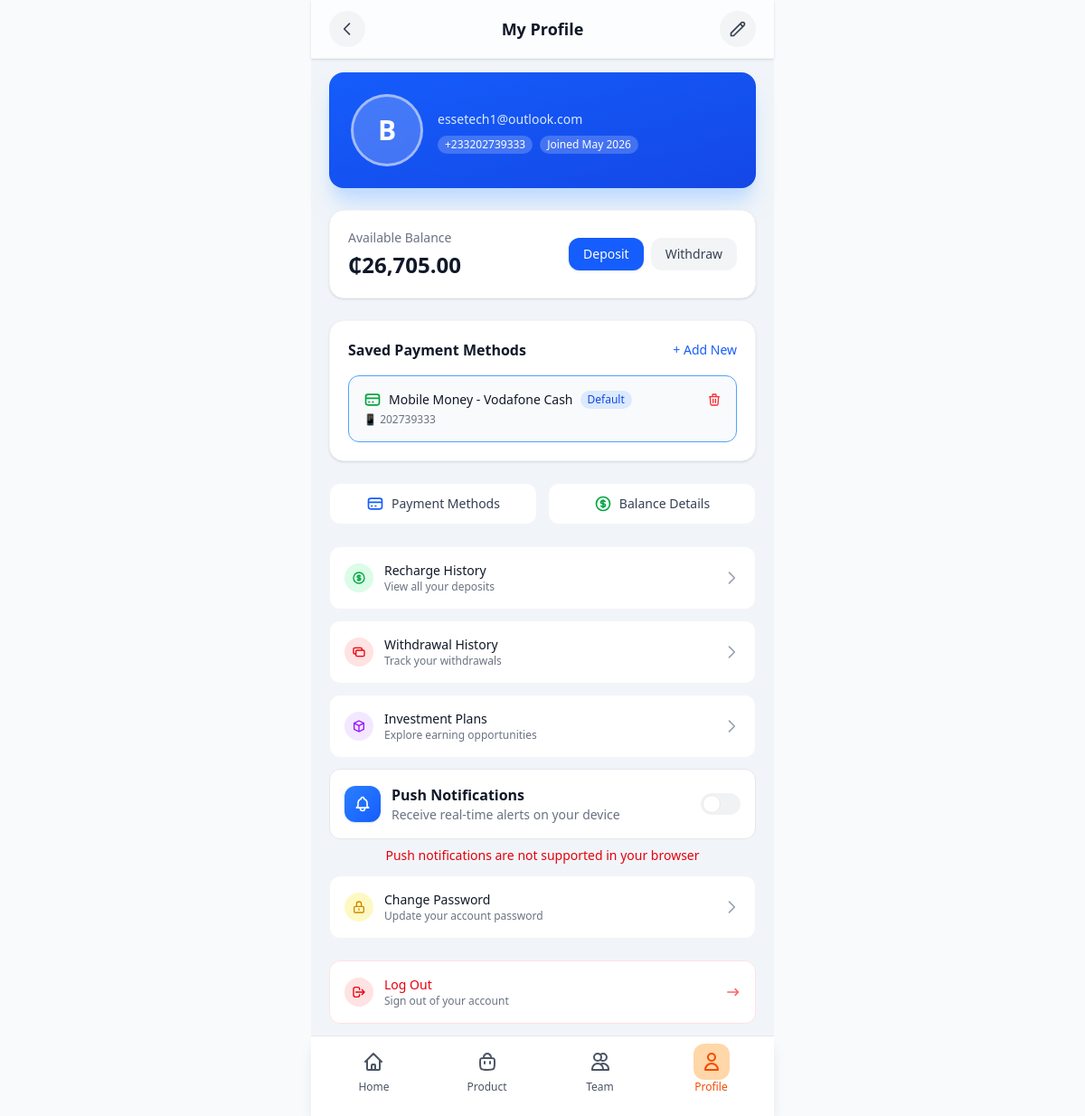
The page /profile/ (signed in) on the database as committed earlier.
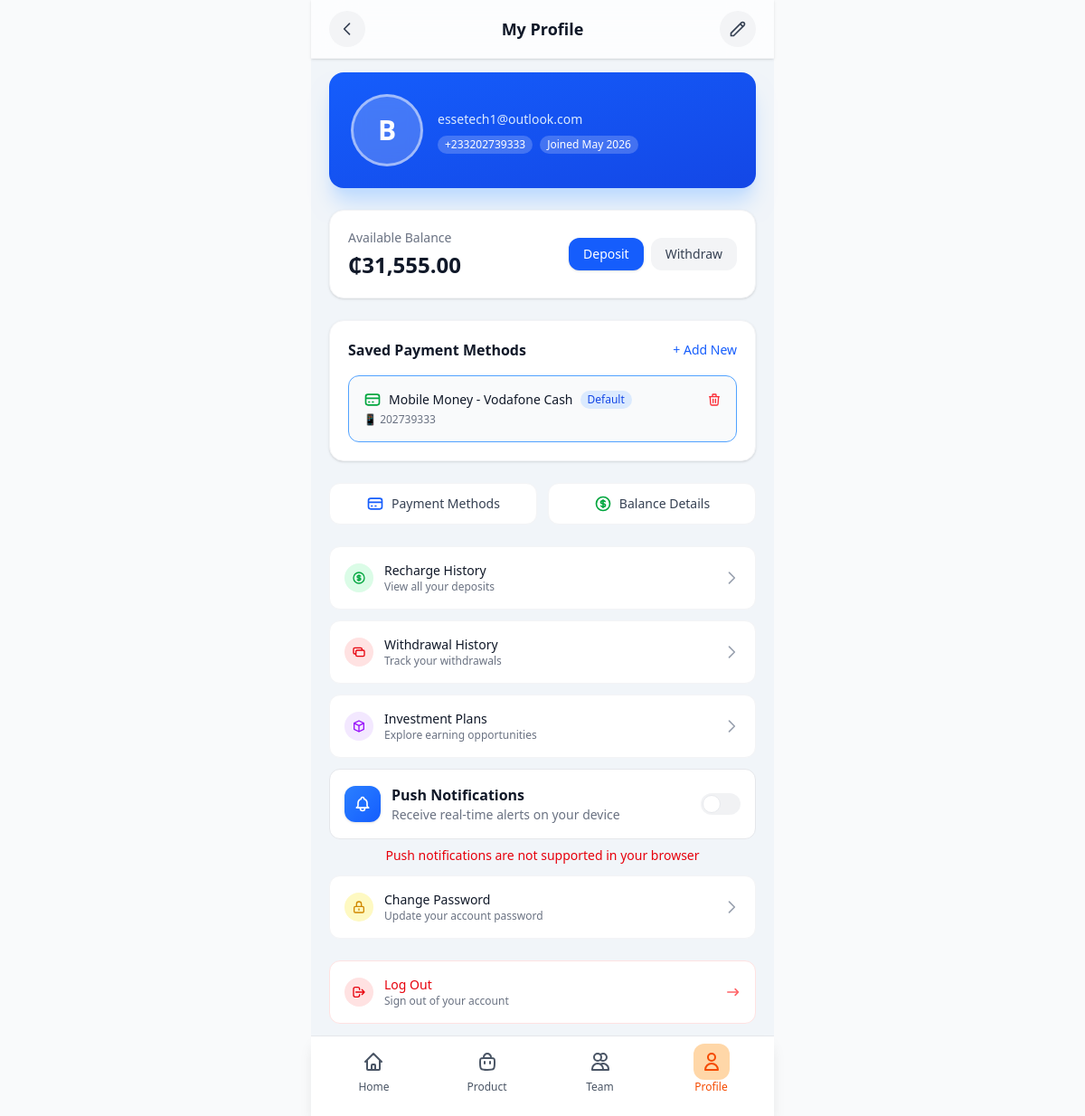
The same page on the database as committed later.
### core/models.py (models this page shows, shortened)
class UserBalance(models.Model):
    user = models.OneToOneField(
        settings.AUTH_USER_MODEL,
        on_delete=models.CASCADE,
        related_name='balance'
    )
    balance = models.DecimalField(max_digits=12, decimal_places=2, default=0)
    currency = models.CharField(max_length=10, default='GHS')
    created_at = models.DateTimeField(auto_now_add=True)
    updated_at = models.DateTimeField(auto_now=True)
    class Meta:
        verbose_name = 'User Balance'
        verbose_name_plural = 'User Balances'

### iCare_auth/views.py (the view)
# urls.py: path('profile/', views.profile, name='profile'),
@login_required
def profile(request):
    user_balance, created = UserBalance.objects.get_or_create(
        user=request.user,
        defaults={'balance': 0, 'currency': 'GHS'}
    )
    profile, created = UserProfile.objects.get_or_create(
        user=request.user,
        defaults={
            'full_name': f"{request.user.profile.full_name}".strip() or str(request.user.phone_number),
            'email': request.user.email,
        }
    )
    saved_accounts = SavedAccount.objects.filter(user=request.user)
    recent_transactions = RechargeTransaction.objects.filter(
        user=request.user
    ).order_by('-created_at')[:5]
    recent_withdrawals = WithdrawalTransaction.objects.filter(
        user=request.user
    ).order_by('-created_at')[:5]
    active_investments = UserInvestment.objects.filter(
        user=request.user,
        status='active'
    ).select_related('product')[:3]
    total_invested = UserInvestment.objects.filter(
        user=request.user,
        status='active'
    ).aggregate(Sum('amount'))['amount__sum'] or 0
    total_earnings = 0
    for investment in active_investments:
        total_earnings += investment.calculate_earned_so_far()
    profile_form = UserProfileForm(instance=profile, user=request.user)
    password_form = CustomPasswordChangeForm(user=request.user)
    context = {
        'user_balance': user_balance,
        'user': request.user,
        'profile': profile,
        'saved_accounts': saved_accounts,
        'recent_transactions': recent_transactions,
        'recent_withdrawals': recent_withdrawals,
        'active_investments': active_investments,
        'total_invested': total_invested,
        'total_earnings': total_earnings,
        'profile_form': profile_form,
        'password_form': password_form,
    }
    return render(request, 'auth/profile.html', context)

### core/models.py (called while the page is built, shortened)
    def calculate_earned_so_far(self):
        if self.status != 'active':
            return 0
        if not self.product.daily_earnings or not self.expires_at:
            return 0

### iCare_auth/templatetags/webpush_extras.py (called while the page is built)
@register.inclusion_tag('webpush_radio_button.html', takes_context=True)
def webpush_radio_button(context):
    request = context['request']
    return {
        'request': request,
        'vapid_public_key': settings.WEBPUSH_SETTINGS['VAPID_PUBLIC_KEY'],
    }

### iCare_auth/templates/auth/profile.html (shortened to what the changed rows need)
{% extends "iCare/base.html" %}
{% load static %}
{% load humanize %}
{% load webpush_extras %}
{% block content %}
<div class="min-h-screen pb-8">
    <div class="fixed top-0 left-0 right-0 max-w-lg mx-auto z-50 bg-white/80 backdrop-blur-xl border-b border-gray-100 px-5 py-3 flex items-center justify-between shadow-sm">
        <h1 class="text-lg font-bold text-gray-900">My Profile</h1>
    </div>
    <div class="pt-20 pb-[70px] px-5 max-w-lg mx-auto bg-slate-100">
        <div class="bg-white rounded-2xl p-5 shadow-sm border border-gray-100 mb-6">
            <div class="flex justify-between items-center flex-wrap gap-[1rem]">
                <div>
                    <p class="text-sm text-gray-500 font-medium">Available Balance</p>
                    <p class="text-2xl font-bold text-gray-900 mt-1">₵{{ user_balance.balance|floatformat:2|intcomma }}</p>
                </div>
            </div>
        </div>
    </div>
</div>
{% endblock %}

Rows that differ between the two databases and show on the page:
changed UserBalance: balance "26,705.00" → "31,555.00"
